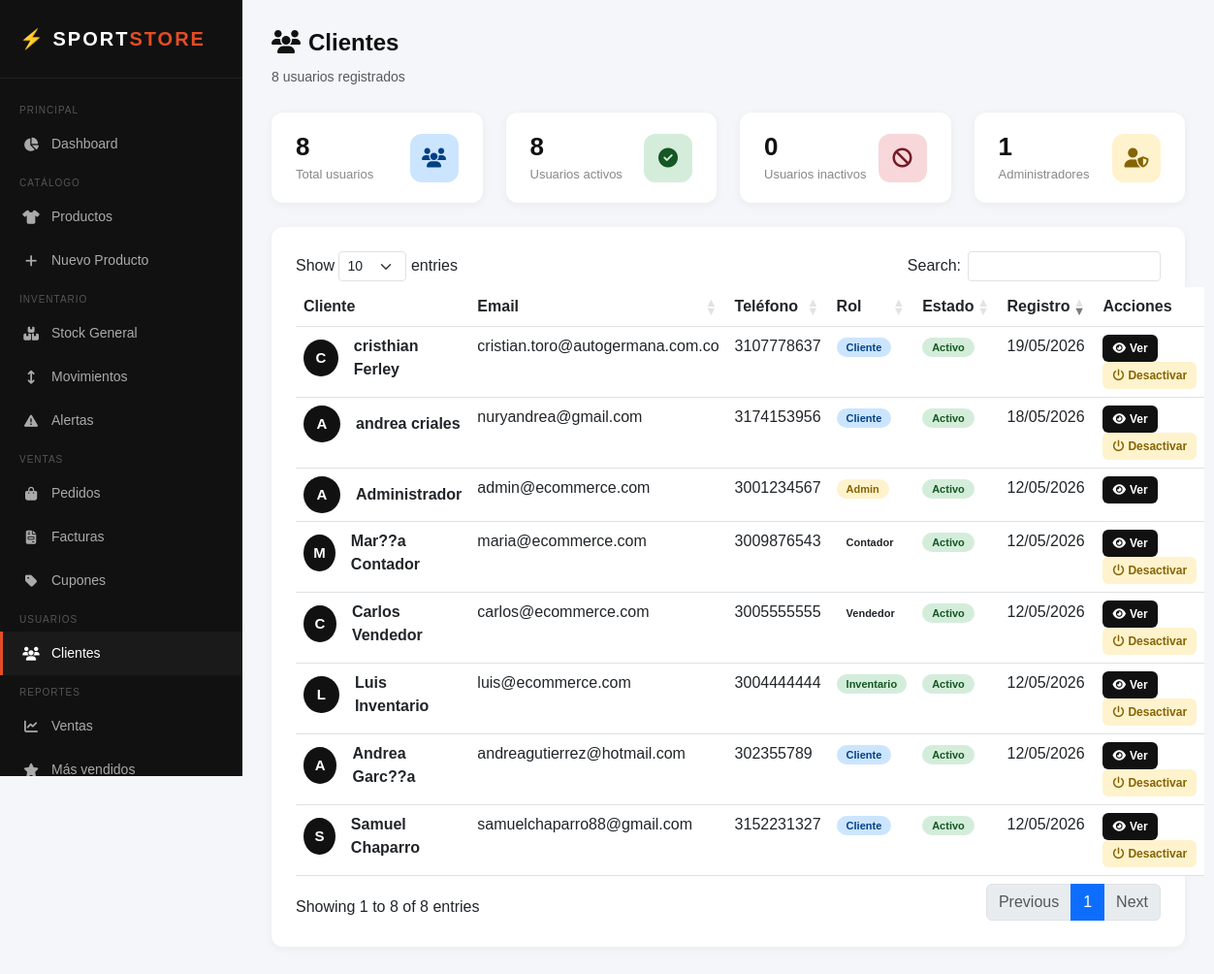
Screenshot of /admin/clientes/index.php (signed in) with the database file from the repository.
### tables this page shows
CREATE TABLE `usuarios_roles` (
  `id` int(11) NOT NULL,
  `nombre` varchar(100) NOT NULL,
  `email` varchar(100) NOT NULL,
  `password` varchar(255) NOT NULL,
  `telefono` varchar(20) DEFAULT NULL,
  `rol` enum('cliente','admin','inventario','contador','vendedor') DEFAULT 'cliente',
  `activo` tinyint(1) DEFAULT 1,
  `fecha_registro` timestamp NOT NULL DEFAULT current_timestamp()
);

### includes/funciones_usuario.php (called while the page is built, shortened)
<?php
function listarClientes() {
    $db = conectar();
    $stmt = $db->prepare("
        SELECT id, nombre, email, telefono, rol, activo, fecha_registro
        FROM usuarios_roles
        ORDER BY fecha_registro DESC
    ");
    $stmt->execute();
    return $stmt->fetchAll();
}

### admin/clientes/index.php (the view, shortened to what this page needs)
<?php
require_once '../../includes/funciones_usuario.php';
$clientes = listarClientes();
?>
<!DOCTYPE html>
<html lang="es">
<head>
    <link href="https://cdn.jsdelivr.net/npm/bootstrap@5.3.0/dist/css/bootstrap.min.css" rel="stylesheet">
    <link href="https://cdnjs.cloudflare.com/ajax/libs/font-awesome/6.4.0/css/all.min.css" rel="stylesheet">
    <link rel="stylesheet" href="https://cdn.datatables.net/1.13.6/css/dataTables.bootstrap5.min.css">
    <link href="../assets/css/clientes/index.css" rel="stylesheet">
</head>
<body>
    <div class="sidebar">
        <div class="sidebar-logo">⚡ SPORT<span>STORE</span></div>
        <nav class="sidebar-menu">
            <div class="menu-label">Principal</div>
            <a href="../index.php" class="menu-item">
                <i class="fas fa-chart-pie"></i> Dashboard
            </a>
            <div class="menu-label">Catálogo</div>
            <a href="../productos/index.php" class="menu-item">
                <i class="fas fa-shirt"></i> Productos
            </a>
            <a href="../productos/crear.php" class="menu-item">
                <i class="fas fa-plus"></i> Nuevo Producto
            </a>
            <div class="menu-label">Inventario</div>
            <a href="../inventario/index.php" class="menu-item">
                <i class="fas fa-boxes-stacked"></i> Stock General
            </a>
            <a href="../inventario/movimientos.php" class="menu-item">
                <i class="fas fa-arrows-up-down"></i> Movimientos
            </a>
            <a href="../inventario/alertas.php" class="menu-item">
                <i class="fas fa-triangle-exclamation"></i> Alertas
            </a>
            <div class="menu-label">Ventas</div>
            <a href="../pedidos/index.php" class="menu-item">
                <i class="fas fa-bag-shopping"></i> Pedidos
            </a>
             <a href="../facturas/index.php" class="menu-item">
                <i class="fas fa-file-invoice"></i> Facturas
            </a>
            <a href="../cupones/index.php" class="menu-item">
                <i class="fas fa-tag"></i> Cupones
            </a>
            <div class="menu-label">Usuarios</div>
            <a href="index.php" class="menu-item active">
                <i class="fas fa-users"></i> Clientes
            </a>
            <div class="menu-label">Reportes</div>
            <a href="../reportes/ventas.php" class="menu-item">
                <i class="fas fa-chart-line"></i> Ventas
            </a>
            <a href="../reportes/productos.php" class="menu-item">
                <i class="fas fa-star"></i> Más vendidos
            </a>
        </nav>
    </div>
    <div class="main-content">
        <div class="page-header">
            <div>
                <h1><i class="fas fa-users me-2"></i>Clientes</h1>
                <small class="text-muted"><?= count($clientes) ?> usuarios registrados</small>
            </div>
        </div>
        <?php
        $total = count($clientes);
        $activos = count(array_filter($clientes, fn($c) => $c['activo'] == 1));
        $inactivos = $total - $activos;
        $admins = count(array_filter($clientes, fn($c) => $c['rol'] === 'admin'));
        ?>
        <div class="row g-4 mb-2">
            <div class="col-md-3">
                <div class="stat-card">
                    <div>
                        <h3><?= $total ?></h3>
                        <p>Total usuarios</p>
                    </div>
                    <div class="stat-icon icon-total">
                        <i class="fas fa-users"></i>
                    </div>
                </div>
            </div>
            <div class="col-md-3">
                <div class="stat-card">
                    <div>
                        <h3><?= $activos ?></h3>
                        <p>Usuarios activos</p>
                    </div>
                    <div class="stat-icon icon-activos">
                        <i class="fas fa-circle-check"></i>
                    </div>
                </div>
            </div>
            <div class="col-md-3">
                <div class="stat-card">
                    <div>
                        <h3><?= $inactivos ?></h3>
                        <p>Usuarios inactivos</p>
                    </div>
                    <div class="stat-icon icon-inactivos">
                        <i class="fas fa-ban"></i>
                    </div>
                </div>
            </div>
            <div class="col-md-3">
                <div class="stat-card">
                    <div>
                        <h3><?= $admins ?></h3>
                        <p>Administradores</p>
                    </div>
                    <div class="stat-icon icon-admins">
                        <i class="fas fa-user-shield"></i>
                    </div>
                </div>
            </div>
        </div>
        <div class="card-section">
            <table id="tablaClientes" class="table table-hover" style="width:100%">
                <thead>
                    <tr>
                        <th>Cliente</th>
                        <th>Email</th>
                        <th>Teléfono</th>
                        <th>Rol</th>
                        <th>Estado</th>
                        <th>Registro</th>
                        <th>Acciones</th>
                    </tr>
                </thead>
                <tbody>
                    <?php foreach ($clientes as $cliente): ?>
                        <tr>
                            <td>
                                <div class="d-flex align-items-center gap-3">
                                    <div class="cliente-avatar">
                                        <?= strtoupper(substr($cliente['nombre'], 0, 1)) ?>
                                    </div>
                                    <strong><?= htmlspecialchars($cliente['nombre']) ?></strong>
                                </div>
                            </td>
                            <td><?= htmlspecialchars($cliente['email']) ?></td>
                            <td>
                                <?= $cliente['telefono']
                                    ? htmlspecialchars($cliente['telefono'])
                                    : '<small class="text-muted">Sin teléfono</small>' ?>
                            </td>
                            <td>
                                <span class="rol-badge rol-<?= $cliente['rol'] ?>">
                                    <?= ucfirst($cliente['rol']) ?>
                                </span>
                            </td>
                            <td>
                                <span class="activo-badge <?= $cliente['activo'] ? 'activo-si' : 'activo-no' ?>">
                                    <?= $cliente['activo'] ? 'Activo' : 'Inactivo' ?>
                                </span>
                            </td>
                            <td>
                                <?= date('d/m/Y', strtotime($cliente['fecha_registro'])) ?>
                            </td>
                            <td>
                                <a href="detalle.php?id=<?= $cliente['id'] ?>" class="btn-accion btn-ver">
                                    <i class="fas fa-eye"></i> Ver
                                </a>
                                <?php if ($cliente['rol'] !== 'admin'): ?>
                                    <a href="index.php?toggle=<?= $cliente['id'] ?>" class="btn-accion btn-toggle">
                                        <i class="fas fa-power-off"></i>
                                        <?= $cliente['activo'] ? 'Desactivar' : 'Activar' ?>
                                    </a>
                                <?php endif; ?>
                            </td>
                        </tr>
                    <?php endforeach; ?>
                </tbody>
            </table>
        </div>
    </div>
</body>
</html>

### admin/assets/css/clientes/index.css (style rules this page uses)
* { margin: 0; padding: 0; box-sizing: border-box; }
body { font-family: Arial, sans-serif; background: #f4f6f9; display: flex; min-height: 100vh; }
.sidebar { width: 250px; background: #111; color: white; display: flex; flex-direction: column; position: fixed; height: 100vh; overflow-y: auto; z-index: 100; }
.sidebar-logo { padding: 25px 20px; border-bottom: 1px solid #222; font-size: 20px; font-weight: 900; letter-spacing: 2px; }
.sidebar-logo span { color: #e44d26; }
.sidebar-menu { padding: 15px 0; flex: 1; }
.menu-label { padding: 10px 20px 5px; font-size: 10px; color: #555; text-transform: uppercase; letter-spacing: 1px; }
.menu-item { display: flex; align-items: center; gap: 12px; padding: 12px 20px; color: #aaa; text-decoration: none; font-size: 14px; transition: all 0.2s; border-left: 3px solid transparent; }
.menu-item:hover, .menu-item.active { color: white; background: #1a1a1a; border-left-color: #e44d26; }
.menu-item i { width: 18px; text-align: center; }
.main-content { margin-left: 250px; flex: 1; padding: 30px; }
.page-header { display: flex; justify-content: space-between; align-items: center; margin-bottom: 25px; }
.page-header h1 { font-size: 24px; font-weight: 800; color: #111; }
.stat-card { background: white; border-radius: 12px; padding: 20px 25px; box-shadow: 0 2px 10px rgba(0, 0, 0, 0.05); display: flex; justify-content: space-between; align-items: center; }
.stat-card h3 { font-size: 26px; font-weight: 800; color: #111; margin: 0; }
.stat-card p { font-size: 13px; color: #888; margin: 3px 0 0; }
.stat-icon { width: 50px; height: 50px; border-radius: 12px; display: flex; align-items: center; justify-content: center; font-size: 20px; }
.icon-total { background: #cce5ff; color: #004085; }
.icon-activos { background: #d4edda; color: #155724; }
.icon-inactivos { background: #f8d7da; color: #721c24; }
.icon-admins { background: #fff3cd; color: #856404; }
.card-section { background: white; border-radius: 12px; padding: 25px; box-shadow: 0 2px 10px rgba(0, 0, 0, 0.05); margin-top: 25px; }
.cliente-avatar { width: 38px; height: 38px; border-radius: 50%; background: #111; color: white; display: flex; align-items: center; justify-content: center; font-weight: 800; font-size: 15px; }
.rol-badge { padding: 4px 10px; border-radius: 20px; font-size: 11px; font-weight: 700; }
.rol-admin { background: #fff3cd; color: #856404; }
.rol-cliente { background: #cce5ff; color: #004085; }
.rol-inventario { background: #d4edda; color: #155724; }
.activo-badge { padding: 4px 10px; border-radius: 20px; font-size: 11px; font-weight: 700; }
.activo-si { background: #d4edda; color: #155724; }
.btn-accion { padding: 5px 10px; border-radius: 6px; font-size: 12px; border: none; cursor: pointer; text-decoration: none; display: inline-flex; align-items: center; gap: 4px; transition: opacity 0.2s; font-weight: 600; }
.btn-ver { background: #111; color: white; }
.btn-toggle { background: #fff3cd; color: #856404; }
body { display: flex; flex-direction: column; min-height: 100vh; width: 100%; }

### rows the page displays
usuarios_roles: nombre "C", nombre "cristhian Ferley", email "cristian.toro@autogermana.com.co", telefono "3107778637", rol "Cliente", activo "Activo", fecha_registro "19/05/2026"
usuarios_roles: nombre "A", nombre "andrea criales", email "nuryandrea@gmail.com", telefono "3174153956", rol "Cliente", activo "Activo", fecha_registro "18/05/2026"
usuarios_roles: nombre "A", nombre "Administrador", email "admin@ecommerce.com", telefono "3001234567", rol "Admin", activo "Activo", fecha_registro "12/05/2026"
usuarios_roles: nombre "M", nombre "Mar??a Contador", email "maria@ecommerce.com", telefono "3009876543", rol "Contador", activo "Activo", fecha_registro "12/05/2026"
usuarios_roles: nombre "C", nombre "Carlos Vendedor", email "carlos@ecommerce.com", telefono "3005555555", rol "Vendedor", activo "Activo", fecha_registro "12/05/2026"
usuarios_roles: nombre "L", nombre "Luis Inventario", email "luis@ecommerce.com", telefono "3004444444", rol "Inventario", activo "Activo", fecha_registro "12/05/2026"
usuarios_roles: nombre "A", nombre "Andrea Garc??a", email "andreagutierrez@hotmail.com", telefono "302355789", rol "Cliente", activo "Activo", fecha_registro "12/05/2026"
usuarios_roles: nombre "S", nombre "Samuel Chaparro", email "samuelchaparro88@gmail.com", telefono "3152231327", rol "Cliente", activo "Activo", fecha_registro "12/05/2026"

### other values shown
count($clientes) "8"
$total "8"
$activos "8"
$inactivos "0"
$admins "1"
